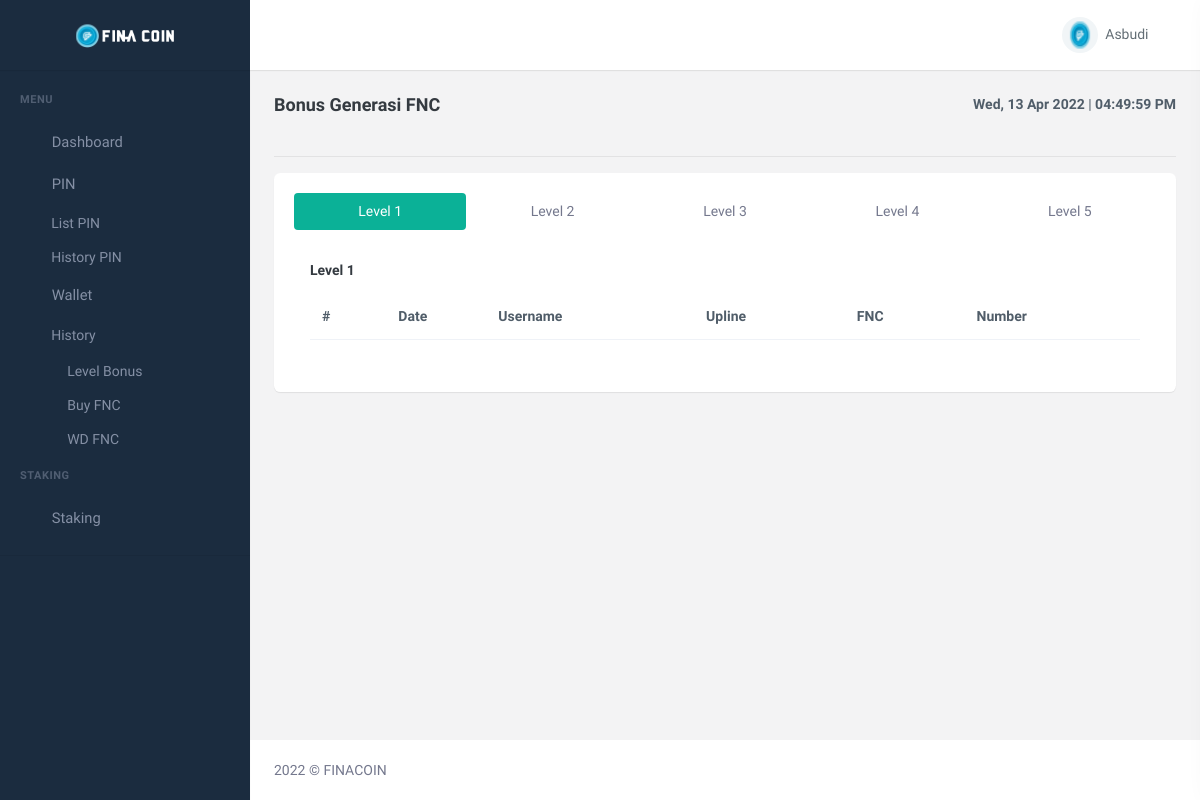
The page /user/bonus-level.php (signed in) on the database its author committed.
### tables this page shows
CREATE TABLE `member_fina` (
  `id_member` int(11) NOT NULL,
  `tgl_join_member` timestamp NOT NULL DEFAULT current_timestamp(),
  `username_member` varchar(20) NOT NULL,
  `fnc_member` varchar(100) DEFAULT NULL,
  `bonus_staking_member` varchar(250) DEFAULT NULL,
  `nama_lengkap_member` varchar(100) DEFAULT NULL,
  `sponsor_member` varchar(20) NOT NULL,
  `email_member` varchar(250) NOT NULL,
  `status_suspend_member` enum('SUSPEND','UNSUSPEND') NOT NULL DEFAULT 'UNSUSPEND',
  `number_phone_member` int(16) DEFAULT NULL,
  `pin_transaksi_member` varchar(250) NOT NULL DEFAULT '$2y$10$e8rE0e2yEpqVRiXrJioxYuEx5gf9wcVsyf7YKt1WjMjpPcyJU.KK2',
  `password_member` varchar(250) NOT NULL,
  `status_member` enum('FREE','PAID') NOT NULL DEFAULT 'FREE'
);

CREATE TABLE `bonus_sponsor_fina` (
  `id_sponsor` int(11) NOT NULL,
  `level_sponsor` int(11) NOT NULL,
  `profit_sponsor` double NOT NULL
);

### user/helpper/function.php (called while the page is built, shortened)
<?php
function dateFormatter($date){
    $array_date = explode("-", $date);
    $day = explode(" ",$array_date[2]);
    $month = $array_date[1];
    $year = $array_date[0];
    switch($month){
        case 4:
            return $day[0]." Apr ".$year;
            break;
    }
}
?>

### user/bonus-level.php (the view, shortened to what this page needs)
<?php
require_once "helpper/function.php";
$querylogin = "SELECT * FROM member_fina WHERE username_member='".$_SESSION['username_user']."'";
$resultlogin = mysqli_query($conn, $querylogin);
$rowlogin = mysqli_fetch_assoc($resultlogin);
$username = $rowlogin['username_member'];
?>
<!DOCTYPE html>
<html lang="en">
  <head>
    <link
      href="assets/css/bootstrap.min.css"
      id="bootstrap-style"
      rel="stylesheet"
      type="text/css"
    />
    <link href="assets/css/icons.min.css" rel="stylesheet" type="text/css" />
    <link
      href="assets/css/app.min.css"
      id="app-style"
      rel="stylesheet"
      type="text/css"
    />
    <link
      href="assets/libs/datatables.net-bs4/css/dataTables.bootstrap4.min.css"
      rel="stylesheet"
      type="text/css"
    />
    <link
      href="assets/libs/datatables.net-buttons-bs4/css/buttons.bootstrap4.min.css"
      rel="stylesheet"
      type="text/css"
    />
    <link
      href="assets/libs/datatables.net-responsive-bs4/css/responsive.bootstrap4.min.css"
      rel="stylesheet"
      type="text/css"
    />
  </head>
  <body data-sidebar="dark">
    <div id="layout-wrapper">
      <header id="page-topbar">
        <div class="navbar-header">
          <div class="d-flex">
            <div class="navbar-brand-box text-center">
              <a href="index" class="logo logo-light">
                <span class="logo-lg">
                  <img
                    src="assets/images/logo-light.png"
                    alt="logo-light"
                    height="24"
                  />
                </span>
              </a>
            </div>
            <button
              type="button"
              class="btn btn-sm px-3 font-size-24 header-item waves-effect"
              id="vertical-menu-btn"
            >
            </button>
          </div>
          <div class="d-flex">
            <div class="dropdown d-none d-lg-inline-block ms-1">
              <button
                type="button"
                class="btn header-item noti-icon waves-effect"
                data-toggle="fullscreen"
              >
              </button>
            </div>
            <?php require_once "user-aksi.php" ?>
            <div class="dropdown d-inline-block">
              <button
                type="button"
                class="btn header-item noti-icon right-bar-toggle waves-effect"
              >
              </button>
            </div>
          </div>
        </div>
      </header>
      <?php require_once "menu.php" ?>
      <div class="main-content">
        <div class="page-content">
          <div class="container-fluid">
            <div class="row">
              <div class="col-12">
                <div
                  class="
                    page-title-box
                    d-sm-flex
                    align-items-center
                    justify-content-between
                  "
                >
                  <h4 class="mb-sm-0">Bonus Generasi FNC</h4>
                  <div class="page-title-right">
                    <ol class="breadcrumb m-0">
                      <li class="breadcrumb-item">
                        <span><b><?= date('D').", ".dateFormatter(date("Y-m-d")) ?></b> | <b id="time"></b></span>
                      </li>
                    </ol>
                  </div>
                </div>
              </div>
            </div>
            <hr>
            <div class="row">
              <div class="col-12">
                <div class="card">
                  <div class="card-body">
                    <ul class="nav nav-pills nav-justified mb-3" role="tablist">
                    <?php
                    $querybonus = "SELECT level_sponsor FROM bonus_sponsor_fina";
                    $resultbonus = mysqli_query($conn, $querybonus);
                    while($rowbonus=mysqli_fetch_assoc($resultbonus)){
                    ?>
                      <li class="nav-item waves-effect waves-light">
                          <a class="nav-link  <?= $rowbonus['level_sponsor'] == 1 ? 'active' : '' ?>" data-bs-toggle="tab" href="#level<?= $rowbonus['level_sponsor'] ?>" role="tab">
                              <span class="d-none d-md-inline-block">Level </span> <?= $rowbonus['level_sponsor'] ?>
                          </a>
                      </li>
                      <?php } ?>
                    </ul>
                    <div class="tab-content p-3">
                    <?php
                    $querybonus = "SELECT level_sponsor FROM bonus_sponsor_fina";
                    $resultbonus = mysqli_query($conn, $querybonus);
                    while($rowbonus=mysqli_fetch_assoc($resultbonus)){
                    ?>
                      <div class="tab-pane <?= $rowbonus['level_sponsor'] == 1 ? 'active' : '' ?>" id="level<?= $rowbonus['level_sponsor'] ?>" role="tabpanel">
                        <h6 class="mb-3"><b>Level <?= $rowbonus['level_sponsor'] ?></b></h6>
                        <div class="table-responsive">
                          <table class="table">
                            <thead>
                              <tr>
                                <th scope="col">#</th>
                                <th scope="col" width="100px">Date</th>
                                <th scope="col">Username</th>
                                <th scope="col">Upline</th>
                                <th scope="col">FNC</th>
                                <th scope="col">Number</th>
                              </tr>
                            </thead>
                          </table>
                          </div>
                      </div>
                    <?php } ?>
                    </div>
                  </div>
                </div>
              </div>
            </div>
          </div>
        </div>
        <footer class="footer">
          <div class="container-fluid">
            <div class="row">
              <div class="col-sm-6">
                © FINACOIN
              </div>
            </div>
          </div>
        </footer>
      </div>
    </div>
  </body>
</html>

### user/user-aksi.php (shortened to what this page needs)
<div class="dropdown d-inline-block user-dropdown">
  <button
    type="button"
    class="btn header-item waves-effect"
    id="page-header-user-dropdown"
    data-bs-toggle="dropdown"
    aria-haspopup="true"
    aria-expanded="false"
  >
    <img
      class="rounded-circle header-profile-user"
      src="assets/images/logo-sm.png"
      alt="Header Avatar"
    />
    <span class="d-none d-xl-inline-block ms-1"><?= ucfirst($username) ?></span>
  </button>
</div>

### user/bonus-level.php (style rules this page uses)
body { background-image: url(./assets/bg-body.jpg); background-repeat: no-repeat; background-size: cover; background-position: center; }

### rows shown on the page
member_fina: username_member "Asbudi"
bonus_sponsor_fina: level_sponsor "1"
bonus_sponsor_fina: level_sponsor "2"
bonus_sponsor_fina: level_sponsor "3"
bonus_sponsor_fina: level_sponsor "4"
bonus_sponsor_fina: level_sponsor "5"
